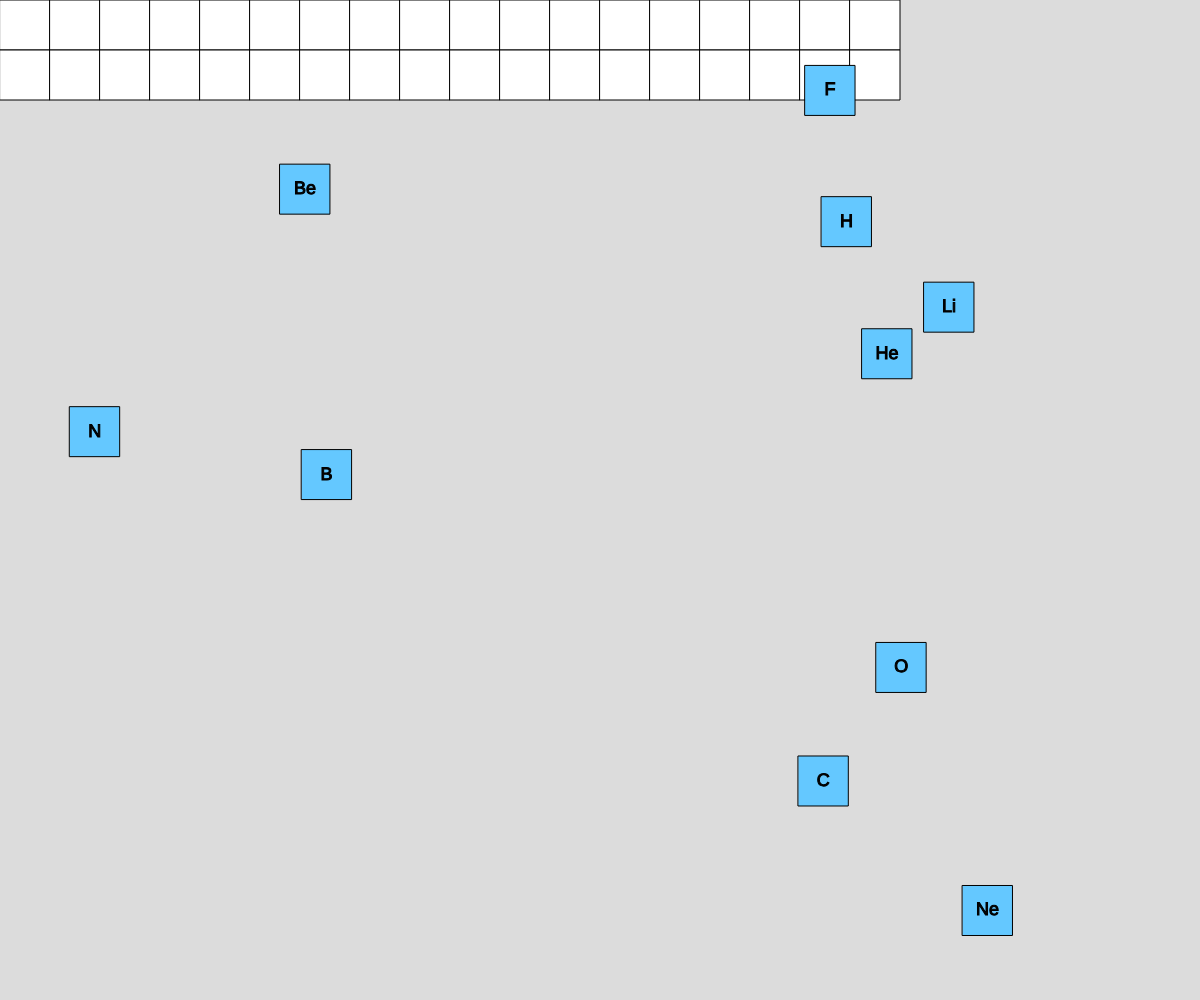
Frame 1 (no input)
Frame 60 (no input): identical to frame 1, image omitted
Frame 120 (the mouse pressed at the canvas centre since frame 60): identical to frame 1, image omitted

The p5.js sketch that drew this single still picture (run headless with seeded random() and noise() and a simulated clock; from frame 60 on, the mouse is pressed at the canvas centre):

// p5.js sketch
// ── sketch.js
let elements = [
  { symbol: "H", name: "Hydrogen", group: 1, period: 1 },    // 水素
  { symbol: "He", name: "Helium", group: 18, period: 1 },    // ヘリウム
  { symbol: "Li", name: "Lithium", group: 1, period: 2 },    // リチウム
  { symbol: "Be", name: "Beryllium", group: 2, period: 2 },  // ベリリウム
  { symbol: "B", name: "Boron", group: 13, period: 2 },      // ホウ素
  { symbol: "C", name: "Carbon", group: 14, period: 2 },     // 炭素
  { symbol: "N", name: "Nitrogen", group: 15, period: 2 },   // 窒素
  { symbol: "O", name: "Oxygen", group: 16, period: 2 },     // 酸素
  { symbol: "F", name: "Fluorine", group: 17, period: 2 },   // フッ素
  { symbol: "Ne", name: "Neon", group: 18, period: 2 },      // ネオン
];

let grid = [];
let elementSize = 50;
let draggedElement = null;
let offsetX = 0;
let offsetY = 0;

function setup() {
  createCanvas(windowWidth, windowHeight);
  textAlign(CENTER, CENTER);
  textSize(18);

  // 周期表のグリッドを作成（18列7行）
  for (let i = 0; i < 18; i++) {
    grid[i] = [];
    for (let j = 0; j < 7; j++) {
      grid[i][j] = null;
    }
  }

  // 元素をランダムに配置
  for (let element of elements) {
    element.x = random(width - elementSize);
    element.y = random(height - elementSize);
  }
}

function draw() {
  background(220);

  // 周期表のグリッドを描画
  drawGrid();

  // 元素を描画
  for (let element of elements) {
    if (element !== draggedElement) {
      drawElement(element);
    }
  }

  // ドラッグ中の元素を描画
  if (draggedElement) {
    drawElement(draggedElement, mouseX - offsetX, mouseY - offsetY);
  }
}

// 周期表のグリッドを描画
function drawGrid() {
  stroke(0);
  for (let i = 0; i < 18; i++) {
    for (let j = 0; j < 2; j++) {  // 2段目まで描画
      fill(255);
      rect(i * elementSize, j * elementSize, elementSize, elementSize);
    }
  }
}

// 元素を描画
function drawElement(element, x = element.x, y = element.y) {
  fill(100, 200, 255);
  rect(x, y, elementSize, elementSize);
  fill(0);
  textAlign(CENTER, CENTER);
  text(element.symbol, x + elementSize / 2, y + elementSize / 2);
}

// マウス押下時に元素をドラッグ
function mousePressed() {
  for (let element of elements) {
    if (
      mouseX > element.x &&
      mouseX < element.x + elementSize &&
      mouseY > element.y &&
      mouseY < element.y + elementSize
    ) {
      draggedElement = element;
      offsetX = mouseX - element.x;
      offsetY = mouseY - element.y;
      break;
    }
  }
}

// マウスを離したときに元素をグリッドにドロップ
function mouseReleased() {
  if (draggedElement) {
    let gridX = floor(mouseX / elementSize);
    let gridY = floor(mouseY / elementSize);

    // 2段目までの位置チェック
    if (gridX >= 0 && gridX < 18 && gridY >= 0 && gridY < 2) {
      draggedElement.x = gridX * elementSize;
      draggedElement.y = gridY * elementSize;
      grid[gridX][gridY] = draggedElement;
    } else {
      // グリッド外なら元の位置に戻す
      draggedElement.x = random(width - elementSize);
      draggedElement.y = random(height - elementSize);
    }

    draggedElement = null;
  }
}
